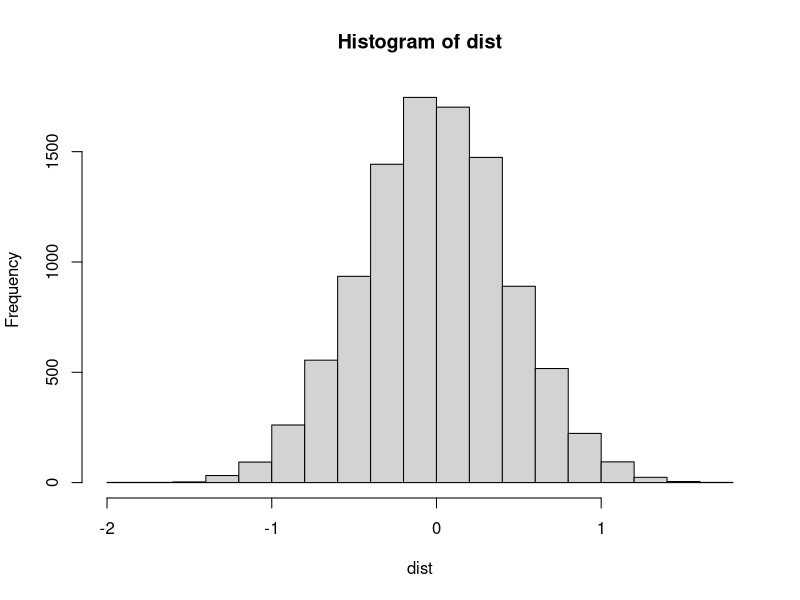
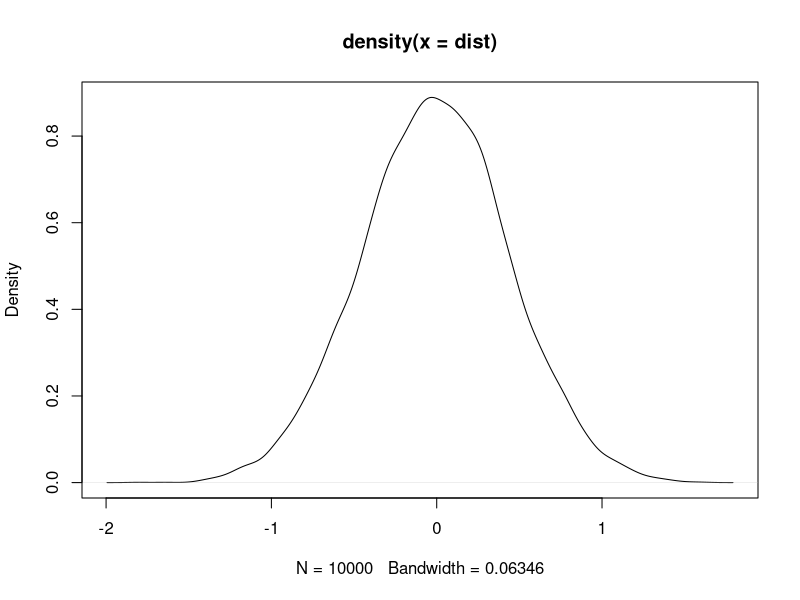
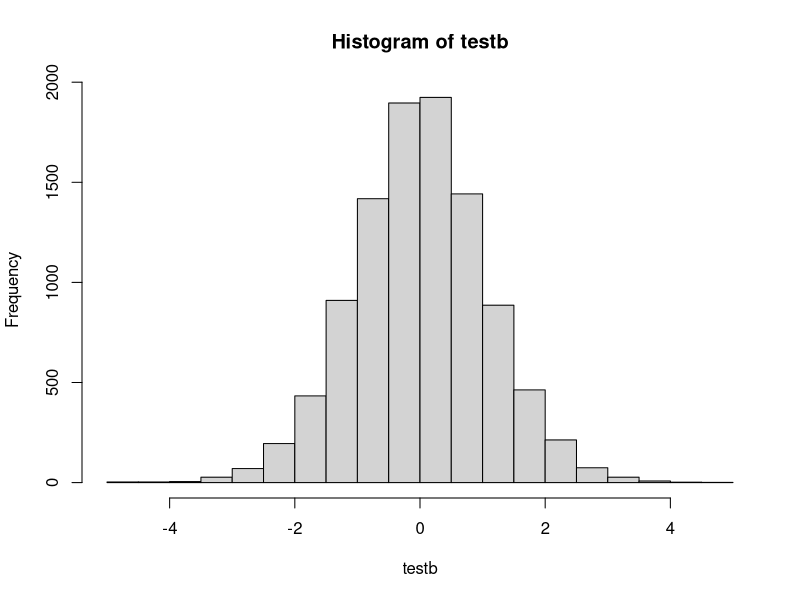
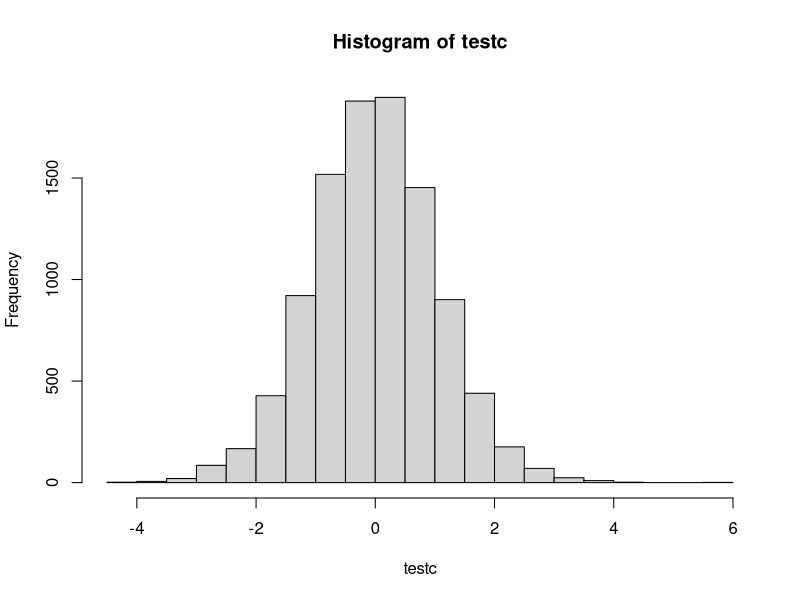
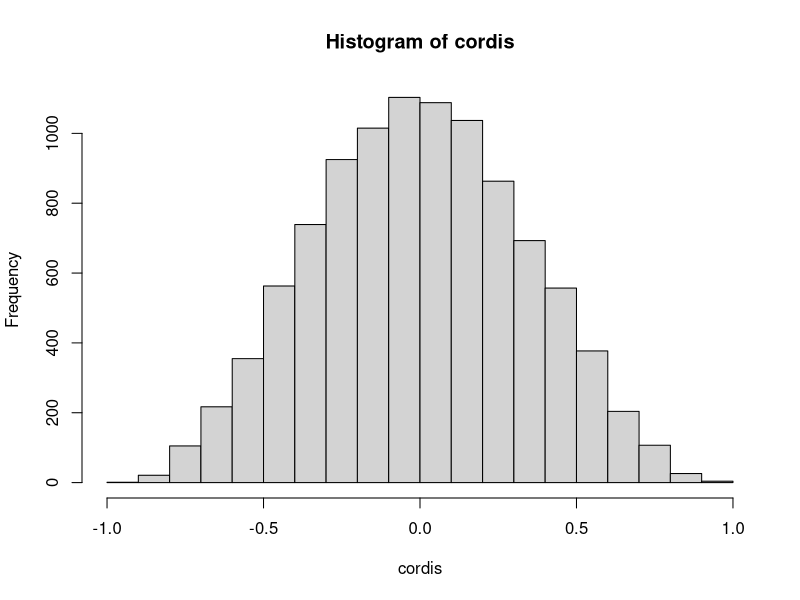

Generate these figures, in order, with R:
## ---- chunk 1
#Normal Distribution M=0, SD=1

#rnorm(10,0,1)

dist<- c()

for (i in 1:10000)
{
  a<-rnorm(10,0,1)
  b<-rnorm(10,0,1)
  
  dist<-c(dist,mean(b)-mean(a))
}

hist(dist)

plot(density(dist))

## ---- chunk 2
testb <- replicate(10000,t.test(rnorm(10,0,1),rnorm(10,0,1))$statistic)
hist(testb)

## ---- chunk 3
ttest<-function(t,df)
{
  return((1-pt(q=abs(t),df=df))*2)
}
ttest(.5,9)
ttest(1,9)
ttest(1.5,9)
ttest(2,9)
ttest(2.5,9)

## ---- chunk 4
Scores <- rnorm(10, mean = 0, sd = 1)
t.test(Scores,mu=0)
## ---- chunk 5
testc<-replicate(10000,t.test(rnorm(10,0,1),rnorm(10,0,1))$statistic)
hist(testc)
## ---- chunk 6
x<-rnorm(10,0,1)
y<-rnorm(10,0,1)

cor(x,y)
## ---- chunk 7
cordis<- c()
for(i in 1:10000)
{
    e<- rnorm(10,0,1)
    f<- rnorm(10,0,1)
    cordis<- c(cordis, cor(e,f))
}

    hist(cordis)
## ---- chunk 8

